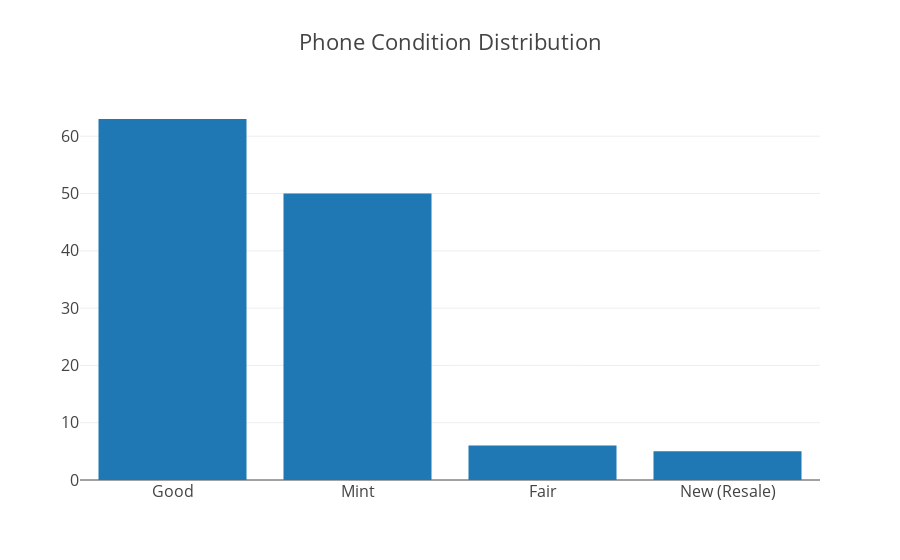

The notebook cell saved with this chart:
### Code cell
data_condition = [go.Bar(
            x=list(condition.index),
            y=list(condition)
    )]

iplot({'data':data_condition, 'layout':{'title': 'Phone Condition Distribution',
                          'font': dict(size=16)}}, filename='basic-bar')

### Figure 1 — Plotly figure (JSON) as saved in the notebook; plotly's stock layout.template omitted (floating-point values rounded to 4 significant figures)
{"data": [{"type": "bar", "uid": "3c72fe92-c696-11e8-a49a-6a000073fc60", "x": ["Good", "Mint", "Fair", "New (Resale)"], "y": [63, 50, 6, 5]}], "layout": {"font": {"size": 16}, "title": "Phone Condition Distribution"}}
